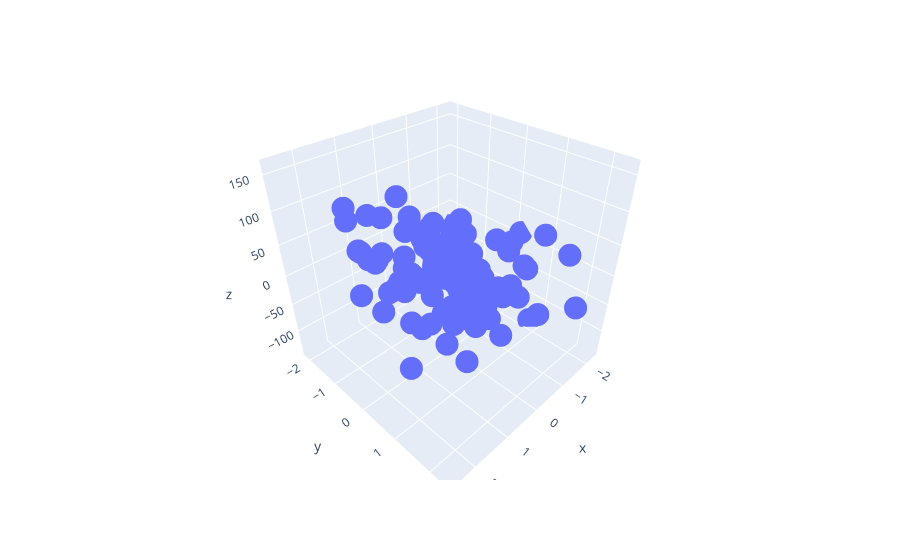

Source (notebook cell):
### Code cell
px.scatter_3d(x=df["feature1"], y=df["feature2"], z=df["target"])
